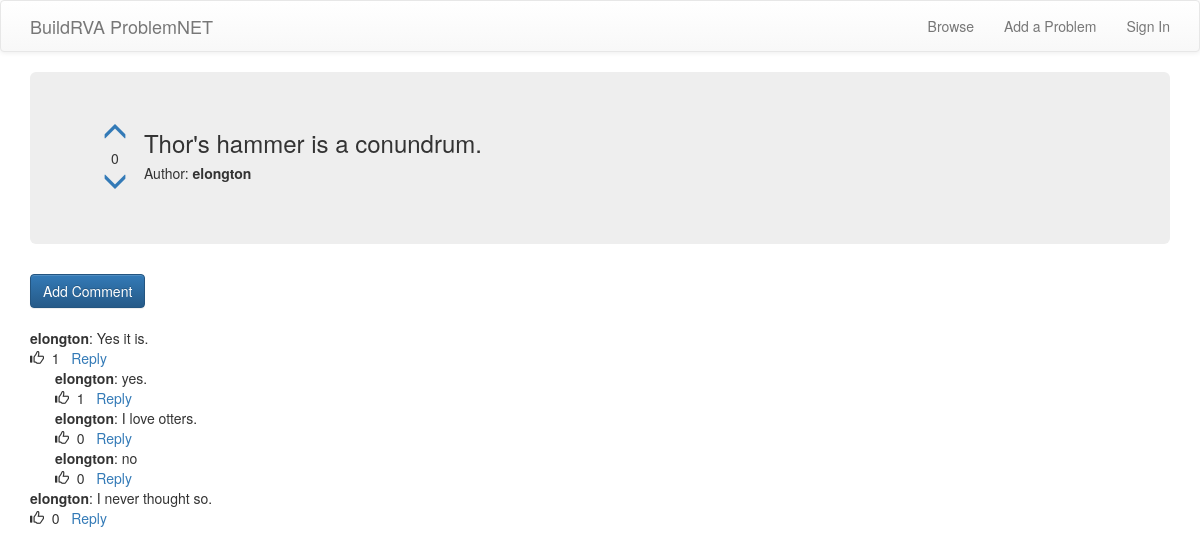
/problem/1/, run on an earlier commit of the app's database.
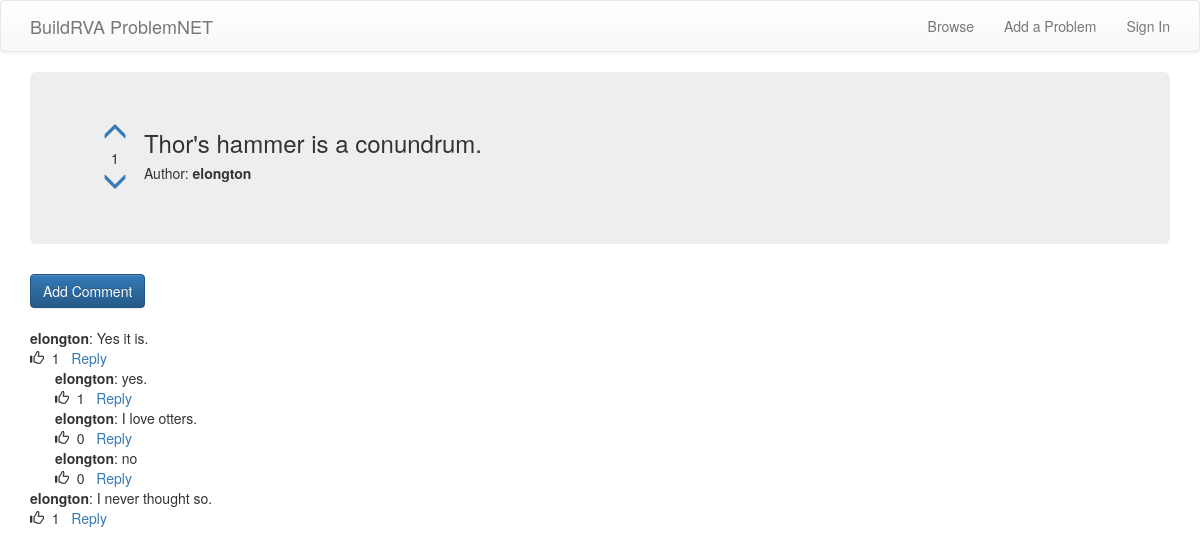
And on a later commit of the database.
### problems/models.py (models this page shows, shortened)
class Problem(models.Model):
    author = models.ForeignKey(User)
    text = models.TextField()
    create_date = models.DateTimeField(default=timezone.now)
    published_date = models.DateTimeField(blank=True, null=True)
    upvotes = models.ManyToManyField(User, related_name='upvotes')
    downvotes = models.ManyToManyField(User, related_name='downvotes')
    def total_votes(self):
        return self.upvotes.count() - self.downvotes.count()

class Comment(models.Model):
    problem = models.ForeignKey('problems.Problem', related_name='comments')
    author = models.ForeignKey(User)
    text = models.TextField()
    create_date = models.DateTimeField(default=timezone.now)
    approved_comment = models.BooleanField(default=False)
    likes = models.ManyToManyField(User, related_name='comment_likes')
    liked = models.BooleanField(default=False)
    def total_likes(self):
        return self.likes.count()

### problems/views.py (the view)
# urls.py: url(r'^problem/(?P<pk>\d+)/$', views.ProblemDetailView.as_view(), name='problem_detail'),
class ProblemDetailView(DetailView):
    model = models.Problem
    context_object_name = 'problem'
    template_name = 'problems/problem_detail.html'

### problems/models.py (called while the page is built)
    def total_likes(self):
        return self.likes.count()

### problems/templates/problems/problem_detail.html
{% extends "sitewide/base.html" %}
{% block content %}
  <div class="jumbotron">
    <div class="detailproblem_item">
      <div class="list_upvotediv">
        <a {% if user.is_authenticated %} href="{% url 'problems:detailupvote' pk=problem.pk %}" {% else %} href="" {% endif %}>
          <div class="sub_upvotediv">
            <span class="glyphicon glyphicon-menu-up ticker"></span>
          </div>
        </a>
        <div class="sub_upvotediv">
          <span>{{problem.total_votes}}</span>
        </div>
        <a {% if user.is_authenticated %} href="{% url 'problems:detaildownvote' pk=problem.pk %}" {% else %} href="" {% endif %}>
          <div class="sub_upvotediv">
            <span class="glyphicon glyphicon-menu-down ticker"></span>
          </div>
        </a>
      </div>
      <div class="detailproblem_description">
        <h3>{{problem.text}}</h3>
        <h5>Author: <strong>{{problem.author}}</strong></h5>
      </div>
    </div>
  </div>
<a class=" btn btn-primary btn-comment" {% if user.is_authenticated %} href="{% url "problems:createcomment" pk=problem.pk %}"{% else %} href="" {% endif %}>Add Comment</a>
<br><br>
{% if problem.comments.all.count > 0 %}
  {% for comment in problem.comments.all %}
    <strong>{{comment.author}}</strong>: {{comment.text}}
    <br>
    {% if user.is_authenticated %}
      <a href="{% url 'problems:likecomment' pk=comment.pk %}">
        {% if comment.liked == True %}Unlike{% else %}Like{% endif %}
      </a>
    {% else %}
    <span class="glyphicon glyphicon-thumbs-up"></span>
    {% endif %}
    &nbsp;{{comment.total_likes}}&nbsp;&nbsp;
    <a href="{% url 'problems:createreply' pk=comment.pk %}">Reply</a>
    <br>
    {% for reply in comment.replies.all %}
    <div id="replydiv">
      <strong>{{reply.author}}</strong>: {{reply.text}}
      <br>
      {% if user.is_authenticated %}
        <a href="{% url 'problems:likereply' pk=reply.pk %}">
          {% if reply.liked == True %}Unlike{% else %}Like{% endif %}
        </a>
      {% else %}
        <span class="glyphicon glyphicon-thumbs-up"></span>
      {% endif %}
      &nbsp;{{reply.total_likes}}&nbsp;&nbsp;
      <a href="{% url 'problems:createreplyreply' pk=reply.pk %}">Reply</a>
    </div>
    {% endfor %}
  {% endfor%}
{% endif %}
{% endblock %}

What changed in the data, as far as the page shows it:
computed for Problem "Thor's hammer is a conundrum.": total_votes "0" → "1"
changed Comment "I never thought so.": total_likes "0" → "1"
